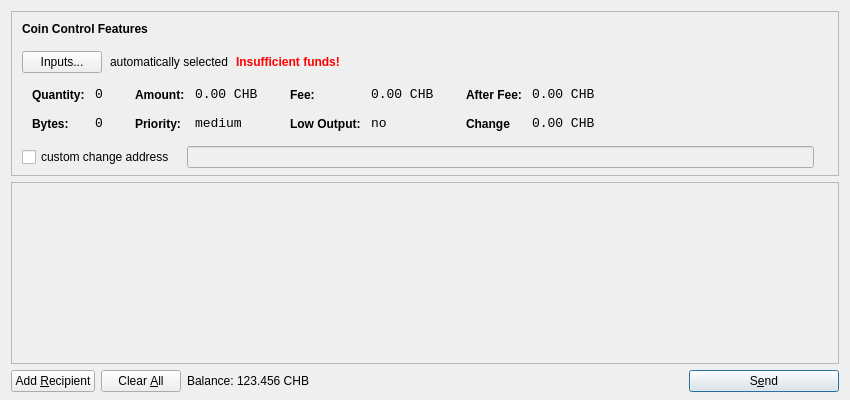
<?xml version="1.0" encoding="UTF-8"?>
<ui version="4.0">
 <class>SendCoinsDialog</class>
 <widget class="QDialog" name="SendCoinsDialog">
  <property name="geometry">
   <rect>
    <x>0</x>
    <y>0</y>
    <width>850</width>
    <height>400</height>
   </rect>
  </property>
  <property name="windowTitle">
   <string>Send Coins</string>
  </property>
  <layout class="QVBoxLayout" name="verticalLayout" stretch="0,1,0">
   <property name="bottomMargin">
    <number>8</number>
   </property>
   <item>
    <widget class="QFrame" name="frameCoinControl">
     <property name="sizePolicy">
      <sizepolicy hsizetype="Expanding" vsizetype="Expanding">
       <horstretch>0</horstretch>
       <verstretch>0</verstretch>
      </sizepolicy>
     </property>
     <property name="maximumSize">
      <size>
       <width>16777215</width>
       <height>16777215</height>
      </size>
     </property>
     <property name="frameShape">
      <enum>QFrame::StyledPanel</enum>
     </property>
     <property name="frameShadow">
      <enum>QFrame::Sunken</enum>
     </property>
     <layout class="QVBoxLayout" name="verticalLayoutCoinControl2">
      <property name="spacing">
       <number>-1</number>
      </property>
      <property name="leftMargin">
       <number>0</number>
      </property>
      <property name="topMargin">
       <number>0</number>
      </property>
      <property name="rightMargin">
       <number>0</number>
      </property>
      <property name="bottomMargin">
       <number>6</number>
      </property>
      <item>
       <layout class="QVBoxLayout" name="verticalLayoutCoinControl" stretch="0,0,0,0,1">
        <property name="spacing">
         <number>0</number>
        </property>
        <property name="leftMargin">
         <number>10</number>
        </property>
        <property name="topMargin">
         <number>10</number>
        </property>
        <item>
         <layout class="QHBoxLayout" name="horizontalLayoutCoinControl1">
          <property name="bottomMargin">
           <number>15</number>
          </property>
          <item>
           <widget class="QLabel" name="labelCoinControlFeatures">
            <property name="sizePolicy">
             <sizepolicy hsizetype="Preferred" vsizetype="Maximum">
              <horstretch>0</horstretch>
              <verstretch>0</verstretch>
             </sizepolicy>
            </property>
            <property name="font">
             <font>
              <weight>75</weight>
              <bold>true</bold>
             </font>
            </property>
            <property name="styleSheet">
             <string notr="true">font-weight:bold;</string>
            </property>
            <property name="text">
             <string>Coin Control Features</string>
            </property>
           </widget>
          </item>
         </layout>
        </item>
        <item>
         <layout class="QHBoxLayout" name="horizontalLayoutCoinControl2" stretch="0,0,0,0">
          <property name="spacing">
           <number>8</number>
          </property>
          <property name="bottomMargin">
           <number>10</number>
          </property>
          <item>
           <widget class="QPushButton" name="pushButtonCoinControl">
            <property name="styleSheet">
             <string notr="true"/>
            </property>
            <property name="text">
             <string>Inputs...</string>
            </property>
           </widget>
          </item>
          <item>
           <widget class="QLabel" name="labelCoinControlAutomaticallySelected">
            <property name="text">
             <string>automatically selected</string>
            </property>
            <property name="margin">
             <number>5</number>
            </property>
           </widget>
          </item>
          <item>
           <widget class="QLabel" name="labelCoinControlInsuffFunds">
            <property name="font">
             <font>
              <weight>75</weight>
              <bold>true</bold>
             </font>
            </property>
            <property name="styleSheet">
             <string notr="true">color:red;font-weight:bold;</string>
            </property>
            <property name="text">
             <string>Insufficient funds!</string>
            </property>
            <property name="margin">
             <number>5</number>
            </property>
           </widget>
          </item>
          <item>
           <spacer name="horizontalSpacerCoinControl">
            <property name="orientation">
             <enum>Qt::Horizontal</enum>
            </property>
            <property name="sizeHint" stdset="0">
             <size>
              <width>40</width>
              <height>1</height>
             </size>
            </property>
           </spacer>
          </item>
         </layout>
        </item>
        <item>
         <widget class="QWidget" name="widgetCoinControl" native="true">
          <property name="sizePolicy">
           <sizepolicy hsizetype="Preferred" vsizetype="Preferred">
            <horstretch>0</horstretch>
            <verstretch>0</verstretch>
           </sizepolicy>
          </property>
          <property name="minimumSize">
           <size>
            <width>0</width>
            <height>0</height>
           </size>
          </property>
          <property name="styleSheet">
           <string notr="true"/>
          </property>
          <layout class="QHBoxLayout" name="horizontalLayoutCoinControl5">
           <property name="margin">
            <number>0</number>
           </property>
           <item>
            <layout class="QHBoxLayout" name="horizontalLayoutCoinControl3" stretch="0,0,0,1">
             <property name="spacing">
              <number>20</number>
             </property>
             <property name="topMargin">
              <number>0</number>
             </property>
             <property name="bottomMargin">
              <number>10</number>
             </property>
             <item>
              <layout class="QFormLayout" name="formLayoutCoinControl1">
               <property name="horizontalSpacing">
                <number>10</number>
               </property>
               <property name="verticalSpacing">
                <number>14</number>
               </property>
               <property name="leftMargin">
                <number>10</number>
               </property>
               <property name="topMargin">
                <number>4</number>
               </property>
               <property name="rightMargin">
                <number>6</number>
               </property>
               <item row="0" column="0">
                <widget class="QLabel" name="labelCoinControlQuantityText">
                 <property name="styleSheet">
                  <string notr="true">font-weight:bold;</string>
                 </property>
                 <property name="text">
                  <string>Quantity:</string>
                 </property>
                 <property name="margin">
                  <number>0</number>
                 </property>
                </widget>
               </item>
               <item row="0" column="1">
                <widget class="QLabel" name="labelCoinControlQuantity">
                 <property name="font">
                  <font>
                   <family>Monospace</family>
                   <pointsize>10</pointsize>
                  </font>
                 </property>
                 <property name="cursor">
                  <cursorShape>IBeamCursor</cursorShape>
                 </property>
                 <property name="contextMenuPolicy">
                  <enum>Qt::ActionsContextMenu</enum>
                 </property>
                 <property name="text">
                  <string>0</string>
                 </property>
                 <property name="margin">
                  <number>0</number>
                 </property>
                 <property name="textInteractionFlags">
                  <set>Qt::LinksAccessibleByMouse|Qt::TextSelectableByKeyboard|Qt::TextSelectableByMouse</set>
                 </property>
                </widget>
               </item>
               <item row="1" column="0">
                <widget class="QLabel" name="labelCoinControlBytesText">
                 <property name="styleSheet">
                  <string notr="true">font-weight:bold;</string>
                 </property>
                 <property name="text">
                  <string>Bytes:</string>
                 </property>
                </widget>
               </item>
               <item row="1" column="1">
                <widget class="QLabel" name="labelCoinControlBytes">
                 <property name="font">
                  <font>
                   <family>Monospace</family>
                   <pointsize>10</pointsize>
                  </font>
                 </property>
                 <property name="cursor">
                  <cursorShape>IBeamCursor</cursorShape>
                 </property>
                 <property name="contextMenuPolicy">
                  <enum>Qt::ActionsContextMenu</enum>
                 </property>
                 <property name="text">
                  <string>0</string>
                 </property>
                 <property name="textInteractionFlags">
                  <set>Qt::LinksAccessibleByMouse|Qt::TextSelectableByKeyboard|Qt::TextSelectableByMouse</set>
                 </property>
                </widget>
               </item>
              </layout>
             </item>
             <item>
              <layout class="QFormLayout" name="formLayoutCoinControl2">
               <property name="horizontalSpacing">
                <number>10</number>
               </property>
               <property name="verticalSpacing">
                <number>14</number>
               </property>
               <property name="leftMargin">
                <number>6</number>
               </property>
               <property name="topMargin">
                <number>4</number>
               </property>
               <property name="rightMargin">
                <number>6</number>
               </property>
               <item row="0" column="0">
                <widget class="QLabel" name="labelCoinControlAmountText">
                 <property name="styleSheet">
                  <string notr="true">font-weight:bold;</string>
                 </property>
                 <property name="text">
                  <string>Amount:</string>
                 </property>
                 <property name="margin">
                  <number>0</number>
                 </property>
                </widget>
               </item>
               <item row="0" column="1">
                <widget class="QLabel" name="labelCoinControlAmount">
                 <property name="font">
                  <font>
                   <family>Monospace</family>
                   <pointsize>10</pointsize>
                  </font>
                 </property>
                 <property name="cursor">
                  <cursorShape>IBeamCursor</cursorShape>
                 </property>
                 <property name="contextMenuPolicy">
                  <enum>Qt::ActionsContextMenu</enum>
                 </property>
                 <property name="text">
                  <string>0.00 CHB</string>
                 </property>
                 <property name="textInteractionFlags">
                  <set>Qt::LinksAccessibleByMouse|Qt::TextSelectableByKeyboard|Qt::TextSelectableByMouse</set>
                 </property>
                </widget>
               </item>
               <item row="1" column="0">
                <widget class="QLabel" name="labelCoinControlPriorityText">
                 <property name="styleSheet">
                  <string notr="true">font-weight:bold;</string>
                 </property>
                 <property name="text">
                  <string>Priority:</string>
                 </property>
                </widget>
               </item>
               <item row="1" column="1">
                <widget class="QLabel" name="labelCoinControlPriority">
                 <property name="font">
                  <font>
                   <family>Monospace</family>
                   <pointsize>10</pointsize>
                  </font>
                 </property>
                 <property name="cursor">
                  <cursorShape>IBeamCursor</cursorShape>
                 </property>
                 <property name="contextMenuPolicy">
                  <enum>Qt::ActionsContextMenu</enum>
                 </property>
                 <property name="text">
                  <string>medium</string>
                 </property>
                 <property name="textInteractionFlags">
                  <set>Qt::LinksAccessibleByMouse|Qt::TextSelectableByKeyboard|Qt::TextSelectableByMouse</set>
                 </property>
                </widget>
               </item>
              </layout>
             </item>
             <item>
              <layout class="QFormLayout" name="formLayoutCoinControl3">
               <property name="horizontalSpacing">
                <number>10</number>
               </property>
               <property name="verticalSpacing">
                <number>14</number>
               </property>
               <property name="leftMargin">
                <number>6</number>
               </property>
               <property name="topMargin">
                <number>4</number>
               </property>
               <property name="rightMargin">
                <number>6</number>
               </property>
               <item row="0" column="0">
                <widget class="QLabel" name="labelCoinControlFeeText">
                 <property name="styleSheet">
                  <string notr="true">font-weight:bold;</string>
                 </property>
                 <property name="text">
                  <string>Fee:</string>
                 </property>
                 <property name="margin">
                  <number>0</number>
                 </property>
                </widget>
               </item>
               <item row="0" column="1">
                <widget class="QLabel" name="labelCoinControlFee">
                 <property name="font">
                  <font>
                   <family>Monospace</family>
                   <pointsize>10</pointsize>
                  </font>
                 </property>
                 <property name="cursor">
                  <cursorShape>IBeamCursor</cursorShape>
                 </property>
                 <property name="contextMenuPolicy">
                  <enum>Qt::ActionsContextMenu</enum>
                 </property>
                 <property name="text">
                  <string>0.00 CHB</string>
                 </property>
                 <property name="textInteractionFlags">
                  <set>Qt::LinksAccessibleByMouse|Qt::TextSelectableByKeyboard|Qt::TextSelectableByMouse</set>
                 </property>
                </widget>
               </item>
               <item row="1" column="0">
                <widget class="QLabel" name="labelCoinControlLowOutputText">
                 <property name="styleSheet">
                  <string notr="true">font-weight:bold;</string>
                 </property>
                 <property name="text">
                  <string>Low Output:</string>
                 </property>
                </widget>
               </item>
               <item row="1" column="1">
                <widget class="QLabel" name="labelCoinControlLowOutput">
                 <property name="font">
                  <font>
                   <family>Monospace</family>
                   <pointsize>10</pointsize>
                  </font>
                 </property>
                 <property name="cursor">
                  <cursorShape>IBeamCursor</cursorShape>
                 </property>
                 <property name="contextMenuPolicy">
                  <enum>Qt::ActionsContextMenu</enum>
                 </property>
                 <property name="text">
                  <string>no</string>
                 </property>
                 <property name="textInteractionFlags">
                  <set>Qt::LinksAccessibleByMouse|Qt::TextSelectableByKeyboard|Qt::TextSelectableByMouse</set>
                 </property>
                </widget>
               </item>
              </layout>
             </item>
             <item>
              <layout class="QFormLayout" name="formLayoutCoinControl4">
               <property name="horizontalSpacing">
                <number>10</number>
               </property>
               <property name="verticalSpacing">
                <number>14</number>
               </property>
               <property name="leftMargin">
                <number>6</number>
               </property>
               <property name="topMargin">
                <number>4</number>
               </property>
               <property name="rightMargin">
                <number>6</number>
               </property>
               <item row="0" column="0">
                <widget class="QLabel" name="labelCoinControlAfterFeeText">
                 <property name="styleSheet">
                  <string notr="true">font-weight:bold;</string>
                 </property>
                 <property name="text">
                  <string>After Fee:</string>
                 </property>
                 <property name="margin">
                  <number>0</number>
                 </property>
                </widget>
               </item>
               <item row="0" column="1">
                <widget class="QLabel" name="labelCoinControlAfterFee">
                 <property name="font">
                  <font>
                   <family>Monospace</family>
                   <pointsize>10</pointsize>
                  </font>
                 </property>
                 <property name="cursor">
                  <cursorShape>IBeamCursor</cursorShape>
                 </property>
                 <property name="contextMenuPolicy">
                  <enum>Qt::ActionsContextMenu</enum>
                 </property>
                 <property name="text">
                  <string>0.00 CHB</string>
                 </property>
                 <property name="textInteractionFlags">
                  <set>Qt::LinksAccessibleByMouse|Qt::TextSelectableByKeyboard|Qt::TextSelectableByMouse</set>
                 </property>
                </widget>
               </item>
               <item row="1" column="0">
                <widget class="QLabel" name="labelCoinControlChangeText">
                 <property name="styleSheet">
                  <string notr="true">font-weight:bold;</string>
                 </property>
                 <property name="text">
                  <string>Change</string>
                 </property>
                </widget>
               </item>
               <item row="1" column="1">
                <widget class="QLabel" name="labelCoinControlChange">
                 <property name="font">
                  <font>
                   <family>Monospace</family>
                   <pointsize>10</pointsize>
                  </font>
                 </property>
                 <property name="cursor">
                  <cursorShape>IBeamCursor</cursorShape>
                 </property>
                 <property name="contextMenuPolicy">
                  <enum>Qt::ActionsContextMenu</enum>
                 </property>
                 <property name="text">
                  <string>0.00 CHB</string>
                 </property>
                 <property name="textInteractionFlags">
                  <set>Qt::LinksAccessibleByMouse|Qt::TextSelectableByKeyboard|Qt::TextSelectableByMouse</set>
                 </property>
                </widget>
               </item>
              </layout>
             </item>
            </layout>
           </item>
          </layout>
         </widget>
        </item>
        <item>
         <layout class="QHBoxLayout" name="horizontalLayoutCoinControl4" stretch="0,0,0">
          <property name="spacing">
           <number>12</number>
          </property>
          <property name="sizeConstraint">
           <enum>QLayout::SetDefaultConstraint</enum>
          </property>
          <property name="topMargin">
           <number>5</number>
          </property>
          <property name="rightMargin">
           <number>5</number>
          </property>
          <item>
           <widget class="QCheckBox" name="checkBoxCoinControlChange">
            <property name="text">
             <string>custom change address</string>
            </property>
           </widget>
          </item>
          <item>
           <widget class="QLineEdit" name="lineEditCoinControlChange">
            <property name="enabled">
             <bool>false</bool>
            </property>
            <property name="sizePolicy">
             <sizepolicy hsizetype="Expanding" vsizetype="Fixed">
              <horstretch>0</horstretch>
              <verstretch>0</verstretch>
             </sizepolicy>
            </property>
           </widget>
          </item>
          <item>
           <widget class="QLabel" name="labelCoinControlChangeLabel">
            <property name="sizePolicy">
             <sizepolicy hsizetype="Preferred" vsizetype="Expanding">
              <horstretch>0</horstretch>
              <verstretch>0</verstretch>
             </sizepolicy>
            </property>
            <property name="minimumSize">
             <size>
              <width>0</width>
              <height>0</height>
             </size>
            </property>
            <property name="text">
             <string/>
            </property>
            <property name="margin">
             <number>3</number>
            </property>
           </widget>
          </item>
         </layout>
        </item>
        <item>
         <spacer name="verticalSpacerCoinControl">
          <property name="orientation">
           <enum>Qt::Vertical</enum>
          </property>
          <property name="sizeHint" stdset="0">
           <size>
            <width>800</width>
            <height>1</height>
           </size>
          </property>
         </spacer>
        </item>
       </layout>
      </item>
     </layout>
    </widget>
   </item>
   <item>
    <widget class="QScrollArea" name="scrollArea">
     <property name="widgetResizable">
      <bool>true</bool>
     </property>
     <widget class="QWidget" name="scrollAreaWidgetContents">
      <property name="geometry">
       <rect>
        <x>0</x>
        <y>0</y>
        <width>830</width>
        <height>165</height>
       </rect>
      </property>
      <layout class="QVBoxLayout" name="verticalLayout_2">
       <property name="margin">
        <number>0</number>
       </property>
       <item>
        <layout class="QVBoxLayout" name="entries">
         <property name="spacing">
          <number>6</number>
         </property>
        </layout>
       </item>
       <item>
        <spacer name="verticalSpacer">
         <property name="orientation">
          <enum>Qt::Vertical</enum>
         </property>
         <property name="sizeHint" stdset="0">
          <size>
           <width>20</width>
           <height>40</height>
          </size>
         </property>
        </spacer>
       </item>
      </layout>
     </widget>
    </widget>
   </item>
   <item>
    <layout class="QHBoxLayout" name="horizontalLayout">
     <item>
      <widget class="QPushButton" name="addButton">
       <property name="toolTip">
        <string>Send to multiple recipients at once</string>
       </property>
       <property name="text">
        <string>Add &amp;Recipient</string>
       </property>
       <property name="icon">
        <iconset resource="../bitcoin.qrc">
         <normaloff>:/icons/add</normaloff>:/icons/add</iconset>
       </property>
       <property name="autoDefault">
        <bool>false</bool>
       </property>
      </widget>
     </item>
     <item>
      <widget class="QPushButton" name="clearButton">
       <property name="sizePolicy">
        <sizepolicy hsizetype="Minimum" vsizetype="Fixed">
         <horstretch>0</horstretch>
         <verstretch>0</verstretch>
        </sizepolicy>
       </property>
       <property name="toolTip">
        <string>Remove all transaction fields</string>
       </property>
       <property name="text">
        <string>Clear &amp;All</string>
       </property>
       <property name="icon">
        <iconset resource="../bitcoin.qrc">
         <normaloff>:/icons/remove</normaloff>:/icons/remove</iconset>
       </property>
       <property name="autoRepeatDelay">
        <number>300</number>
       </property>
       <property name="autoDefault">
        <bool>false</bool>
       </property>
      </widget>
     </item>
     <item>
      <layout class="QHBoxLayout" name="horizontalLayout_2">
       <property name="spacing">
        <number>3</number>
       </property>
       <item>
        <widget class="QLabel" name="label">
         <property name="sizePolicy">
          <sizepolicy hsizetype="Preferred" vsizetype="Fixed">
           <horstretch>0</horstretch>
           <verstretch>0</verstretch>
          </sizepolicy>
         </property>
         <property name="text">
          <string>Balance:</string>
         </property>
        </widget>
       </item>
       <item>
        <widget class="QLabel" name="labelBalance">
         <property name="sizePolicy">
          <sizepolicy hsizetype="Preferred" vsizetype="Fixed">
           <horstretch>0</horstretch>
           <verstretch>0</verstretch>
          </sizepolicy>
         </property>
         <property name="cursor">
          <cursorShape>IBeamCursor</cursorShape>
         </property>
         <property name="text">
          <string>123.456 CHB</string>
         </property>
         <property name="textInteractionFlags">
          <set>Qt::LinksAccessibleByMouse|Qt::TextSelectableByKeyboard|Qt::TextSelectableByMouse</set>
         </property>
        </widget>
       </item>
      </layout>
     </item>
     <item>
      <spacer name="horizontalSpacer">
       <property name="orientation">
        <enum>Qt::Horizontal</enum>
       </property>
       <property name="sizeHint" stdset="0">
        <size>
         <width>40</width>
         <height>20</height>
        </size>
       </property>
      </spacer>
     </item>
     <item>
      <widget class="QPushButton" name="sendButton">
       <property name="minimumSize">
        <size>
         <width>150</width>
         <height>0</height>
        </size>
       </property>
       <property name="toolTip">
        <string>Confirm the send action</string>
       </property>
       <property name="text">
        <string>S&amp;end</string>
       </property>
       <property name="icon">
        <iconset resource="../bitcoin.qrc">
         <normaloff>:/icons/send</normaloff>:/icons/send</iconset>
       </property>
       <property name="default">
        <bool>true</bool>
       </property>
      </widget>
     </item>
    </layout>
   </item>
  </layout>
 </widget>
 <resources>
  <include location="../bitcoin.qrc"/>
 </resources>
 <connections/>
</ui>
